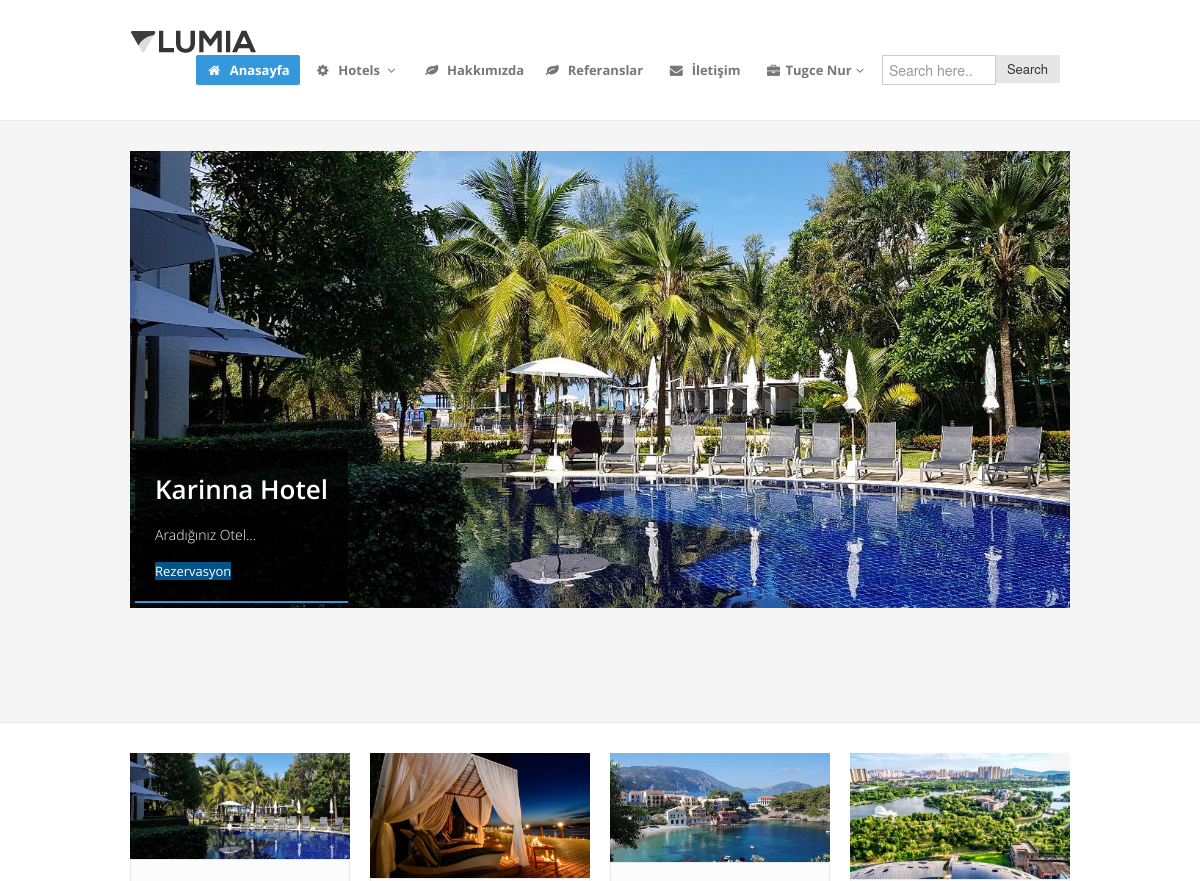
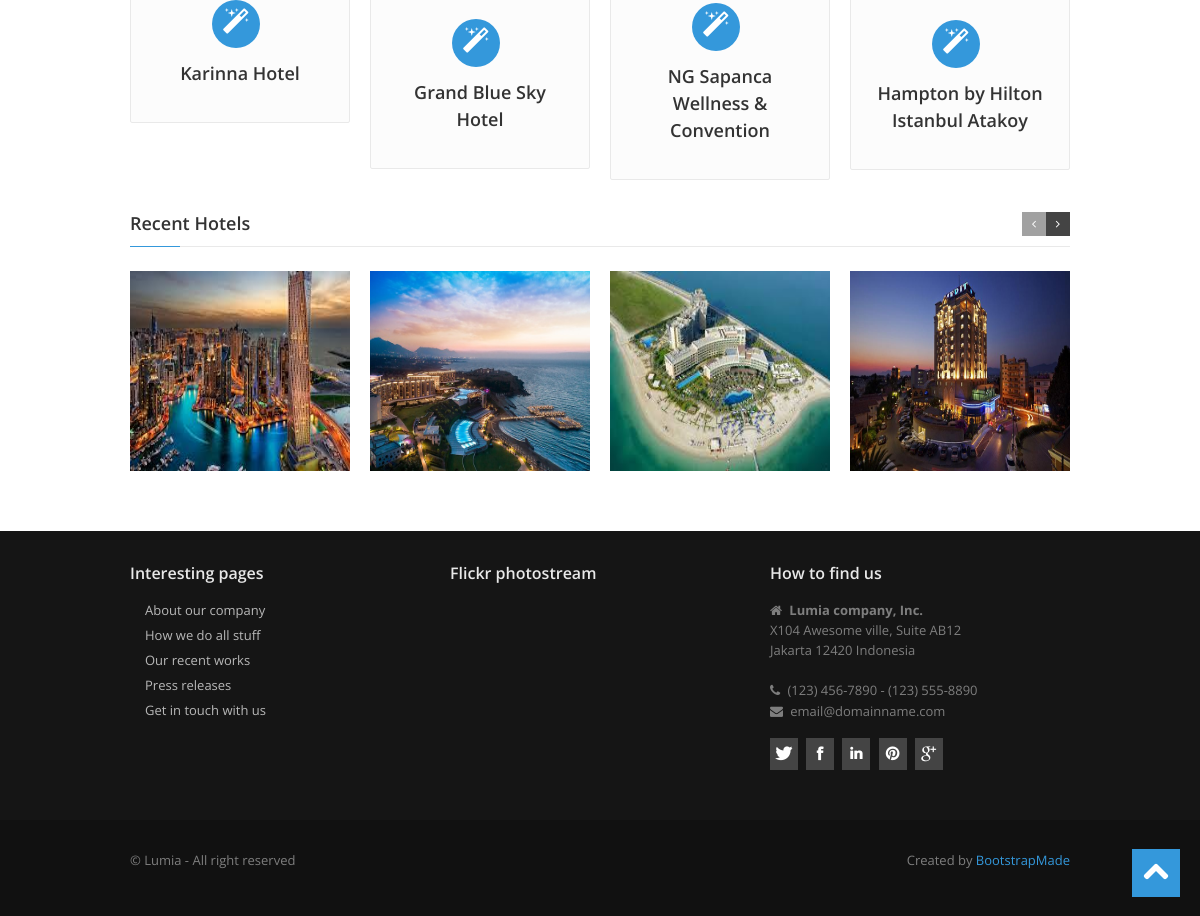
The page / (signed in) on the database its author committed (2 pictures, top to bottom).
### product/models.py (models this page shows, shortened)
class Product(models.Model):
    STATUS = (
        ('True', 'Evet'),
        ('False', 'Hayır'),
    )
    category = models.ForeignKey(Category, on_delete=models.CASCADE)  # Relation with category table
    title = models.CharField(max_length=150)
    keywords = models.CharField(blank=True, max_length=255)
    description = models.CharField(blank=True, max_length=255)
    image = models.ImageField(blank=True, upload_to='images/')
    star = models.IntegerField()
    address = models.CharField(blank=True,max_length=100)
    phone = models.CharField(blank=True, max_length=20)
    fax = models.CharField(blank=True, max_length=20)
    email = models.CharField(blank=True, max_length=50)
    city = models.CharField(blank=True, max_length=50)
    country = models.CharField(blank=True, max_length=50)
    detail = RichTextUploadingField()
    slug = models.SlugField(null=False,unique=True)
    status = models.CharField(max_length=10, choices=STATUS)
    create_at = models.DateTimeField(auto_now_add=True)
    update_at = models.DateTimeField(auto_now=True)
    def image_tag(self):
        return mark_safe('<img src="{}" height="50"/>'.format(self.image.url))
    image_tag.short_description = 'Image'

### home/views.py (the view)
# urls.py: path('', views.index, name='index'),
def index(request):
    setting = Setting.objects.get(pk=1)
    sliderdata = Product.objects.all()[:4]
    category = Category.objects.all()
    dayproducts= Product.objects.all()[:4]
    lastproducts = Product.objects.all().order_by('-id')[:10]
    randomproducts = Product.objects.all().order_by('?')[:4]
    context = {'setting': setting,
                'category': category,
                'page': 'home',
                'sliderdata': sliderdata,
                'randomproducts':randomproducts,
                'lastproducts':lastproducts,
                'dayproducts':dayproducts
                }
    return render(request, 'index.html', context)

### home/templates/index.html (shortened to what this page needs)
{% extends "homebase.html" %}
{% block slider %}
    {% include "slider.html" %}
{% endblock %}
{% block content %}
    {% include "content.html" %}
{% endblock %}

### home/templates/header.html (shortened to what this page needs)
{% load static %}
<header>
    <div class="navbar navbar-static-top">
        <div class="navbar-inner">
            <div class="container">
                <div class="logo">
                    <a href="/"><img src="{% static 'assets/img/logo.png' %}" alt=""/></a>
                </div>
                <div class="navigation">
                    <nav>
                        <ul class="nav topnav">
                            <li class="active">
                                <a href="/"><i class="icon-home"></i> Anasayfa </a>
                            </li>
                            <li class="dropdown">
                                <a href="#"><i class="icon-cog"></i> Hotels <i class="icon-angle-down"></i></a>
                                {% load mptt_tags %}
                            </li>
                            <li class="dropdown">
                                <a href="/hakkimizda"><i class="icon-leaf"></i> Hakkımızda </a>
                            </li>
                            <li class="">
                                <a href="/referanslar"><i class="icon-leaf"></i> Referanslar </a>
                            </li>
                            <li>
                                <a href="/iletisim"><i class="icon-envelope-alt"></i> İletişim </a>
                            </li>
                            {% if user.id is not None %}
                            <li>
                            <li class="dropdown">
                                <a href="#"><i class="icon-briefcase"></i>{{ user.first_name }}<i class="icon-angle-down"></i></a>
                            </li>
                            </li>
                            {% endif %}
                            <li>
                                <form action="/search/" method="post" class="input-append">
                                    <input name="query" class="search-form" id="appendedPrependedInput" type="text"
                                           placeholder="Search here.." style="width:100px;"/>
                                    <button class="btn btn-dark" type="submit">Search</button>
                                </form>
                            </li>
                        </ul>
                    </nav>
                </div>
            </div>
        </div>
    </div>
</header>

### home/templates/slider.html
{% load static %}
<section id="intro">
    <div class="container">
        <div class="row">
            <div class="span12">
                <div id="mainslider" class="flexslider">
                    <ul class="slides">
                        {% for rs in sliderdata %}
                            <li data-thumb="{{ rs.image.url }}">
                                <img src="{{ rs.image.url }}" alt="" />
                                <div class="flex-caption primary">
                                    <h2>{{ rs.title }}</h2>
                                    <p>{{ rs.description }}</p>
                                    <a href="/product/{{ rs.id }}/{{ rs.slug }}" class="btn-primary">Rezervasyon</a>
                                </div>
                            </li>
                        {% endfor %}
                    </ul>
                </div>
            </div>
        </div>
    </div>
</section>

### home/templates/content.html (shortened to what this page needs)
{% load static %}
<section id="maincontent">
      <div class="container">
        <div class="row">
          {% for rs in dayproducts %}
          <div class="span3 features e_pulse">
            <img src="{{ rs.image.url }}" alt="" />
            <div class="box">
              <div class="divcenter">
                <a href="product/{{rs.id}}/{{rs.slug}}"><i class="icon-circled icon-48 icon-magic active icon"></i></a>
                <h4>{{ rs.title }}</h4>
              </div>
            </div>
          </div>
          {% endfor %}
        </div>
        <div class="row">
          <div class="span12">
            <h4 class="rheading">Recent Hotels<span></span></h4>
            <div class="row">
              <div class="span12">
                <div id="latest-work" class="carousel btleft">
                  <div class="carousel-wrapper">
                    <ul class="da-thumbs">
                      {% for rs in lastproducts %}
                      <li>
                        <img src="{{ rs.image.url }}" alt="" style="width:300px;height:200px;" />
                      </li>
                      {% endfor %}
                    </ul>
                  </div>
                </div>
              </div>
            </div>
          </div>
        </div>
      </div>
    </section>

### home/static/assets/css/flexslider.css (style rules this page uses)
.slides, .flex-control-nav, .flex-direction-nav { margin: 0; padding: 0; list-style: none; }
.flexslider { margin: 0; padding: 0; }
.flexslider .slides>li { display: none; -webkit-backface-visibility: hidden; }
.flexslider .slides img { width: 100%; display: block; }
.slides:after { content: "."; display: block; clear: both; visibility: hidden; line-height: 0; height: 0; }
.flexslider { background: none; position: relative; zoom: 1; }
.flexslider .slides { zoom: 1; }
.carousel li { margin-right: 5px }
.flex-caption { background: rgba(0, 0, 0, .8); margin-left: 5px; bottom: 5px; position: absolute; padding: 20px; z-index: 99; }
.flex-caption p { font-size: 14px !important; line-height: 22px; font-weight: 300; color: #fff }
.flex-caption h2, .flex-caption h4 { color: #fff; }

### home/static/assets/css/style.css (style rules this page uses)
.row { margin-bottom:30px; }
.features h4 { margin-top:2px; }
header .navbar .logo { float:left; padding: 0; margin-left:0; }
header .navbar { padding:30px 0 25px; }
.navbar .nav { margin:0; }
.navbar ul li { margin-right:5px; }
.navbar .nav li.active a,.navbar .nav li.active a:hover { color:#fff; -webkit-border-radius: 2px; -moz-border-radius: 2px; border-radius: 2px; }
.navbar ul.topnav { float:right; }
.navbar .nav > li > a { float: none; font-size:13px; padding: 5px 10px 5px 10px; color: #777777; text-decoration: none; text-shadow: none; font-weight:700; }
.navbar .nav > li.dropdown > a { padding: 5px 5px 5px 10px; }
#mainslider.flexslider { margin:30px 0 0; }
#maincontent { z-index:1000; margin-top:0px; }
section#intro { background:#f5f5f5; padding:0; margin:0; border-bottom:1px solid #e9e9e9; border-top:1px solid #e9e9e9; margin-bottom:30px; }
.rheading { margin-bottom: 24px; }
.rheading { position: relative; border-bottom: #e9e9e9 1px solid; padding-bottom: 9px; }
.rheading span { position: absolute; width: 50px; height: 1px; bottom: -1px; left: 0; }
.box { -webkit-border-radius: 2px; -moz-border-radius: 2px; border-radius: 2px; border:1px solid #e9e9e9; background:#fcfcfc; padding:20px; }
.carousel { position:relative;margin:0; }
.carousel-wrapper { overflow:hidden; margin:0; }
.carousel-wrapper ul { display:none; }
.carousel-wrapper ul li { max-width:220px; padding:0; height:auto; float:left; display:block; margin:0; }
.flexslider { margin-bottom:20px; }
.da-thumbs li { overflow: hidden; display: block; position: relative; margin:0; padding:0; }
.da-thumbs li img { width:100%; display: block; position: relative; overflow: hidden; }
[class^="icon-"], [class*=" icon-"] { float:none; }
.icon-square, .icon-rounded, .icon-plain, .icon-circled { margin: 10px 10px 10px 0; display: inline-block !important; text-align: center !important; color: #fff; width: 18px; height: 18px; padding:3px; font-size: 12px; line-height: 18px; text-shadow:none; cursor: pointer; }
.icon-circled { background-color: #444; border-radius: 10px; -moz-border-radius: 10px; -webkit-border-radius: 10px; }
.icon-circled { border-radius: 24px; -moz-border-radius: 24px; -webkit-border-radius: 24px; }
[class^="icon-"], [class*=" icon-"] { margin-top: 1px; margin-right: .3em; }
.icon-48 { width: 32px; height: 32px; padding:8px; font-size: 28px; line-height: 30px; }
.divcenter { text-align:center; }

### home/static/assets/color/default.css (style rules this page uses)
a { color: #3498db; }
.rheading span { background: #3498db; }
.flex-caption { border-bottom: 2px solid #3498db; }
[class^="icon-"].active, [class*=" icon-"].active { background-color: #3498db; }
.navbar .nav li.active a { background:#3498db; }

### rows shown on the page
Product: image (picture), title "Karinna Hotel", description "Aradığınız Otel..."
Product: image (picture), title "Grand Blue Sky Hotel"
Product: image (picture), title "NG Sapanca Wellness & Convention"
Product: image (picture), title "Hampton by Hilton Istanbul Atakoy"
Product: image (picture)
Product: image (picture)
Product: image (picture)
Product: image (picture)

### other values the page prints
{{ user.first_name }} "Tugce Nur"
